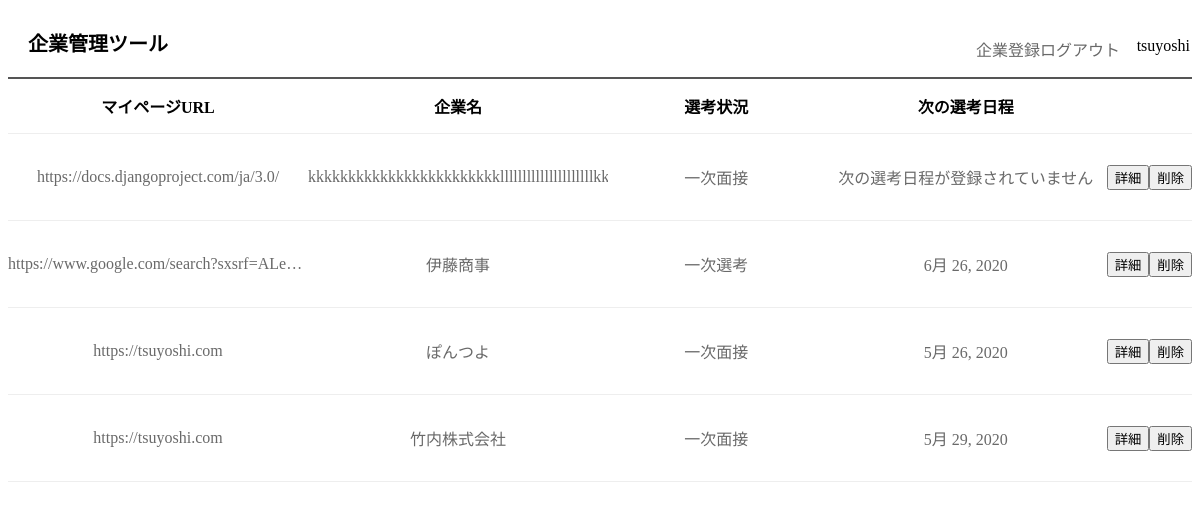
/index (signed in), run on an earlier commit of the app's database.
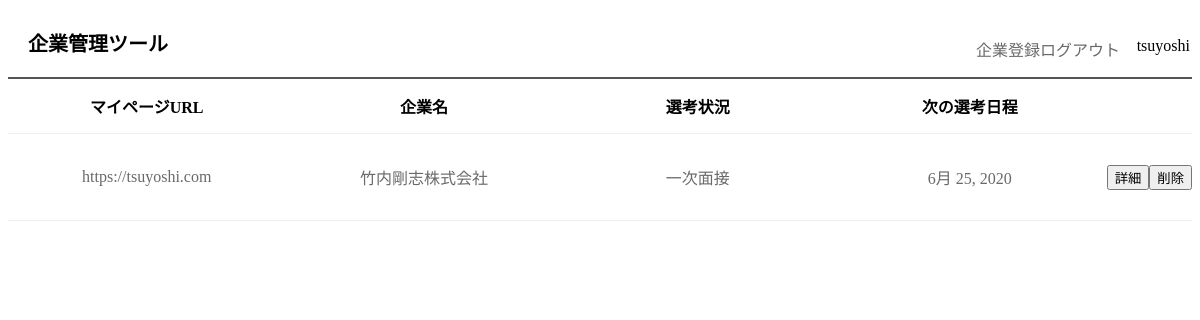
And on a later commit of the database.
### main_page/models.py (models this page shows, shortened)
class Company(models.Model):
    user = models.ForeignKey(
        User,
        on_delete=models.CASCADE
        )
    name = models.CharField(
        verbose_name='企業名',
        max_length=100,
        null=False,
        default="会社名",
        )
    mypage_id = models.CharField(
        verbose_name='マイページID',
        blank=True,
        null=True,
        max_length=100
        )
    mypage_pwd = models.CharField(
        verbose_name='マイページパスワード',
        blank=True,
        null=True,
        max_length=100
        )
    mypage_url = models.URLField(
        verbose_name='マイページURL',
        blank=True,
        null=True
        )
    progress = models.CharField(
        verbose_name="選考状況",
        blank=True,
        null=True,
        max_length=100
        )
    next_date = models.DateField(
        verbose_name='次回選考日程',
        blank=True,
        null=True,
    )
    next_time = models.TimeField(
        verbose_name='選考時間',
        blank=True,
        null=True,
    )

### main_page/views.py (the view)
# urls.py: path('index', views.index, name='index'),
@login_required
def index(request):
    companies = Company.objects.filter(user__username__exact=request.user)
    return render(request, 'main_page/index.html',{'companies':companies})

### main_page/templates/main_page/index.html
{% extends 'main_page/base.html' %}
{% load static %}
{% load widget_tweaks %}
{% block content %}
<head>
    <link rel="stylesheet" href="{% static 'main_page/css/index.css' %}">
</head>
<table>
    <tr id="company-title">
      <th>マイページURL</th>
      <th>企業名</th>
      <th>選考状況</th>
      <th>次の選考日程</th>
    </tr>
{% for company in companies %}
    <tr id="company-bar">
      <td>
        {% if company.mypage_url %}
        <a class="mypage-url-true" href="{{ company.mypage_url }}" target="_blank">{{ company.mypage_url}}</a>
        {% else %}
        <p class="mypage-url-false">URLが登録されていません</p>
        {% endif %}
      </td>
      <td>
        <p class="company-bar-name">{{ company.name }}</p>
      </td>
      <td>
        <p class="company-bar-progress">{{ company.progress | default_if_none:"選考状況が登録されていません"}}</p>
      </td>
      <td>
        <p class="company-bar-nextdate">{{ company.next_date | default_if_none:"次の選考日程が登録されていません"}}</p>
      </td>
      <td>
        <a class="company-bar-detail" href="{% url 'main_page:company_detail' pk=company.pk %}"><button>詳細</button></a>
      </td>
      <td>
        <a class="company-bar-delete" href="{% url 'main_page:delete_comfirm' pk=company.pk %}"><button>削除</button></a>
      </td>
    </tr>
{% endfor %}
</table>
{% endblock %}

### main_page/templates/main_page/base.html
{% load static %}
<!DOCTYPE html>
<head>
    <link rel="stylesheet" href=" {% static 'main_page/css/base.css' %}">
</head>
<div class="header">
    <ur>
        <li>
            <p class="company-logo">企業管理ツール</p>
        </li>
        {% if request.user.is_authenticated %}
        <li>
            <a class="company-signup" href="{% url 'main_page:company_new' %}">企業登録</a>
        </li>
        <li>
            <p class="login-user">{{ request.user.username }}</p>
        </li>
        <li>
            <a class="logout" href ="{% url 'main_page:logout' %}">ログアウト</a>
        </li>
        {% endif %}
    </ur>
</div>
{% block content%}
{% endblock %}
</html>

### main_page/static/main_page/css/base.css (style rules this page uses)
.header li { display: inline-block; }
.header { border-bottom: solid 2px #555; }
.company-logo { position: relative ; left:20px; font-weight: bold; font-size:20px; }
.company-signup { position: absolute; right:160px; top:37px; text-decoration: none; color:#696969; }
.login-user { position: absolute; right: 10px; top:21px; color:black; }
.logout { position: absolute; right: 80px; top:37px; text-decoration: none; color:#696969; }

### main_page/static/main_page/css/index.css (style rules this page uses)
table { border-collapse: collapse; border-spacing: 0; width: 100%; }
table tr { border-bottom: solid 1px #eee; cursor: pointer; }
table th,table td { text-align: center; width: 25%; padding: 15px 0; max-width: 300px; overflow: hidden; text-overflow: ellipsis; white-space: nowrap; }
.mypage-url-true { text-decoration: none; color:#696969; }
table td { color:#696969; }

What changed in the data, as far as the page shows it:
removed Company: mypage_url "https://docs.djangoproject.com/ja/3.0/", name "kkkkkkkkkkkkkkkkkkkkkkkkllllllllllllllllllll…", progress "一次面接", next_date "次の選考日程が登録されていません"
removed Company: mypage_url "https://www.google.com/search?sxsrf=ALe…", name "伊藤商事", progress "一次選考", next_date "6月 26, 2020"
removed Company: mypage_url "https://tsuyoshi.com", name "ぽんつよ", progress "一次面接", next_date "5月 26, 2020"
removed Company: mypage_url "https://tsuyoshi.com", name "竹内株式会社", progress "一次面接", next_date "5月 29, 2020"
added Company: mypage_url "https://tsuyoshi.com", name "竹内剛志株式会社", progress "一次面接", next_date "6月 25, 2020"
